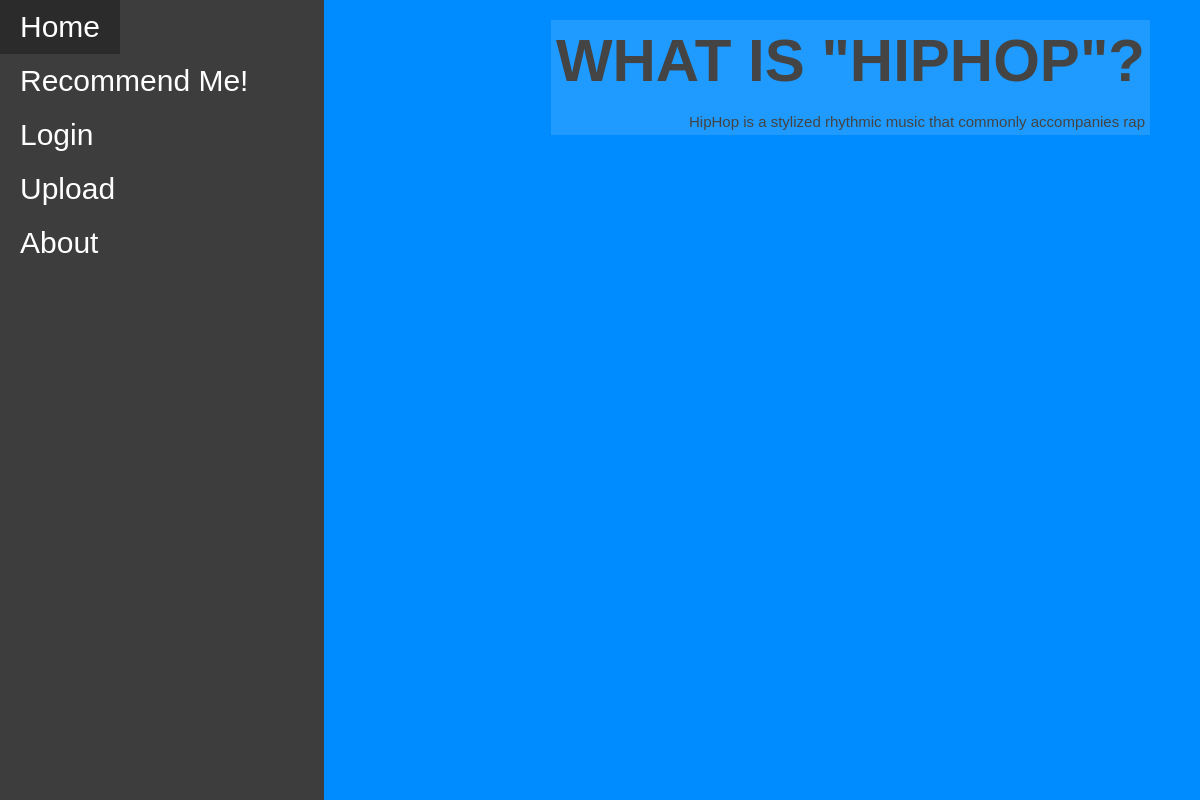
/genre/7, run on the app's committed database.
### models.py (models this page shows, shortened)
class Genre(db.Model):
    __tablename__ = 'Genre'
    id = db.Column(db.Integer, primary_key=True)
    genre = db.Column(db.String())
    genreDesc = db.Column(db.String())
    recommendations = db.relationship('Recommendation', secondary=RecommendationGenre, back_populates='genres')

### app.py (the view)
@app.route('/genre/<int:id>', methods=["GET","POST"])
def genre(id):
    logged= False
    if "user" in session:
        username = session["user"]
        logged = True
        genreinfo = models.Genre.query.filter_by(id=id).first_or_404()
        return render_template("genre.html", logged=logged, username = username, genreinfo=genreinfo)
    genreinfo = models.Genre.query.filter_by(id=id).first_or_404()
    return render_template("genre.html", logged=logged, genreinfo=genreinfo)

### templates/genre.html
{% extends 'layout.html' %}
{% block content %}
<body class = "testbg">
    <div class = "profile">
        <h1 class="titletext">WHAT IS "{{ genreinfo.genre }}"?</h1>
        <br>
        {{ genreinfo.genre }} is a {{ genreinfo.genreDesc }}
    </div>
</body>
{% endblock %}

### static/styles.css (style rules this page uses)
.background { background-color: rgb(0, 140, 255); padding: 0; border: 0px; margin: 0px; }
.profile { margin-right: 50px; margin-top: 20px; padding: 5px; float: right; text-align: right; background-color: #ffffff1f; }
.titletext { margin-top: 1px; font-size: 60px; text-transform: uppercase; margin-bottom: 1px; }
body { font-family: 'Helvetica', 'Arial', sans-serif; color: #444444; font-size: 15px; }

### data on the page
Genre: genre "HIPHOP", genre "HipHop", genreDesc "stylized rhythmic music that commonly accompanies rap"
